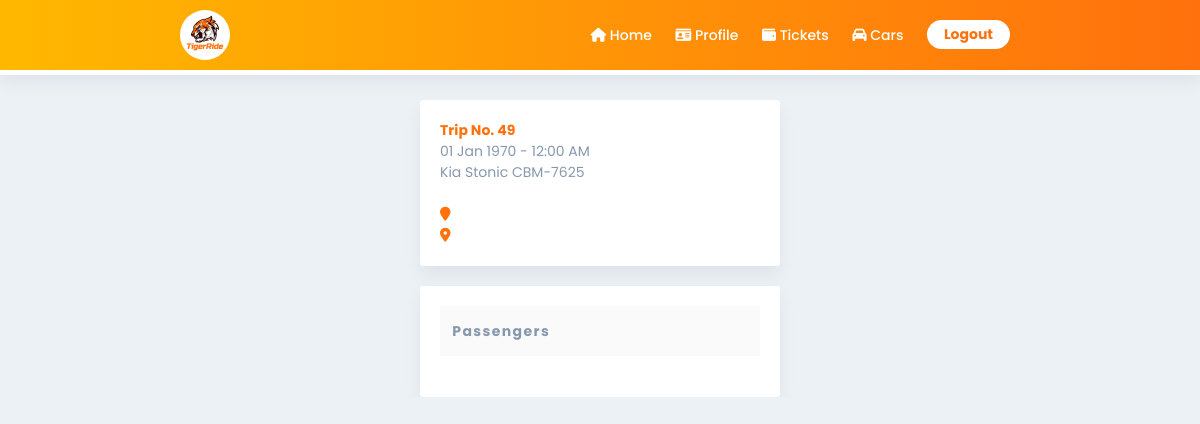
Page /trip-history.php?id=49 (signed in) on the earlier database version.
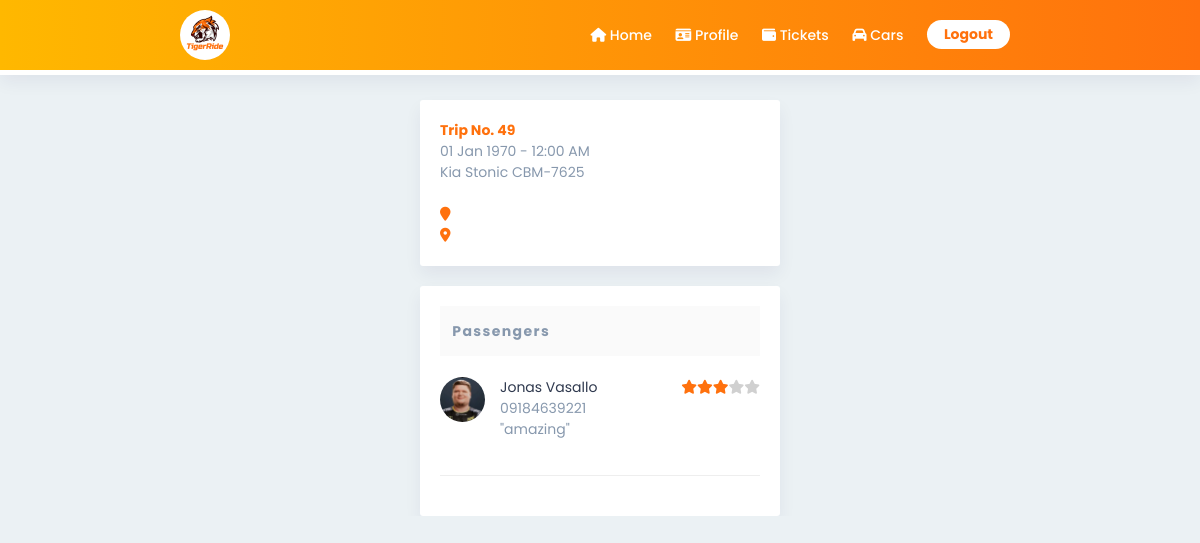
Same page on the later database version.
### tables this page shows
CREATE TABLE `rating` (
  `idRating` int(11) NOT NULL,
  `rating_stars` int(11) DEFAULT NULL,
  `rating_msg` longtext DEFAULT NULL,
  `Users_idUsers` int(11) DEFAULT NULL,
  `Trip_idTrip` int(11) DEFAULT NULL
);

CREATE TABLE `users` (
  `uID` int(11) NOT NULL,
  `fname` varchar(50) DEFAULT NULL,
  `mname` varchar(50) DEFAULT NULL,
  `lname` varchar(50) DEFAULT NULL,
  `uPhone` char(13) DEFAULT NULL,
  `birthday` date NOT NULL,
  `street` varchar(50) NOT NULL,
  `brgy` varchar(50) NOT NULL,
  `city` varchar(50) NOT NULL,
  `prov` varchar(50) NOT NULL,
  `uEmail` varchar(255) DEFAULT NULL,
  `uPswd` varchar(255) DEFAULT NULL,
  `uType` varchar(50) DEFAULT NULL,
  `ticket_bal` int(11) NOT NULL,
  `lic_no` char(13) DEFAULT NULL,
  `applicant` tinyint(4) NOT NULL DEFAULT 0,
  `user_status` varchar(50) NOT NULL,
  `alert` tinyint(1) NOT NULL DEFAULT 0,
  `prof_path` varchar(255) NOT NULL DEFAULT 'default.jpg'
);

### trip-history.php (the view, shortened to what the changed rows need)
<?php
    require 'dbcon.php';
?>
<!DOCTYPE html>
<html lang="en">
<head>
    <link rel="stylesheet" href="utilities.css">
    <link rel="stylesheet" href="flex.css">
    <link rel="stylesheet" href="style.css">
</head>
<body>
    <?php
        include 'header.php';
        $id = $_SESSION['uID'];
        $trip_id = $_GET['id'];
        if($_SESSION['uType'] == "Passenger"){
            $query = "SELECT users.fname, users.lname, users.uPhone, users.prof_path, users.uEmail, users.lic_no, trip.idTrip, trip.departure_date, trip.status, car.car_make, car.model, car.plate_no, trip.start_location, trip.end_location, rates.price AS 'price', rates.seat_position,
            rating.rating_stars AS 'rating' FROM trip JOIN car ON trip.Car_idCar = car.idCar JOIN trip_passengers ON trip.idTrip = trip_passengers.Trip_idTrip JOIN rates ON rates.idRates =
            trip_passengers.Rates_idRates LEFT JOIN rating ON trip.idTrip = rating.Trip_idTrip JOIN users ON trip.Users_idUsers = users.uID WHERE trip_passengers.Users_idUsers = $id AND trip.idTrip=$trip_id;";
            $result = mysqli_query($con, $query);
            $row = mysqli_fetch_assoc($result);
    ?>
    <div class="container" style="min-width: fit-content; max-width: 30%; margin: 0 auto; margin-top: 100px; text-align: left;">
        <?php if(isset($_GET['status'])){
            if($_GET['status'] == 'success'){
                echo "<p style='background-color: #b9ff94; color: green; border-radius: 3px; padding: 0.3em 1.2em; margin-bottom: 20px; text-align: center;'>Thank you for your feedback!</p>";
            } else{
                echo "<p style='background-color: #ff9b94; color: red; border-radius: 3px; padding: 0.3em 1.2em; margin-bottom: 20px; text-align: center;'>An error has occured. Could not submit rating.</p>";
            }
        }
        ?>
        <div class="flex flex-main-spacebetween">
            <div>
                <h3 style='color: #ff710d;'> Trip No. <?php echo $trip_id;?></h3>
                <p><?php echo date("d M Y - g:i A", strtotime($row['departure_date']));?></p>
                <p>Kia Stonic CBM-7625</p>
                <br>
                <p style='color: #ff710d;'><i class='fa-solid fa-location-pin'></i> <?php echo $row['start_location'];?></p>
                <p style='color: #ff710d;'><i class='fa-solid fa-location-dot'></i> <?php echo $row['end_location'];?></p>
            </div>
            <div style="text-align: right;">
                <p><?php echo $row['status'];?></p>
                <p><?php echo $row['seat_position'];?></p>
                <p style="color: #ff710d;">₱<?php echo $row['price'];?></p>
            </div>
        </div>
        <hr>
        <div class="flex flex-main-spacebetween">
            <div>
                <div class="flex flex-cross-start">
                    <div>
                        <img src="./img/<?php echo $row['prof_path'];?>" alt="" style="width: 60px; border-radius: 60px; object-fit: cover; height: 60px;">
                    </div>
                    <div>
                        <h3><?php echo $row['fname']." ".$row['lname'];?></h3>
                        <p><?php echo $row['uPhone'];?></p>
                        <p><?php echo $row['uEmail'];?></p>
                        <p><?php echo $row['lic_no'];?></p>
                    </div>
                </div>
            </div>
            <div style="text-align: right;">
            <?php
                if($row['rating'] === null){
                    echo "<p>Not yet rated</p>";
                } else{
                    $stars_string = "";
                    for($i = 0; $i < 5; $i++){
                        if($i < $row['rating']){
                            $stars_string = $stars_string."<i class='fa-solid fa-star' style='color: #ff710d;'></i>";
                        } else{
                            $stars_string = $stars_string."<i class='fa-solid fa-star' style='color: #d0d0d0;'></i>";
                        }
                    }
                    echo "<p>$stars_string</p>";
                }
            ?>
            </div>
        </div>
    </div>
    <?php
        if($row['rating'] === null){
    ?>
        <div class="container" style="min-width: fit-content; max-width: 30%; margin-top: 20px; margin: 20px auto;">
        <h3 style="color:#ff710d;">Rate your experience with <?php echo $row['fname']." ".$row['lname'];?></h3>
        <form action="trip-history.php" method="POST">
            <input type="hidden" name="trip_id" required value="<?php echo $row['idTrip'];?>">
            <input type="number" name="stars" id="" class="text-box" placeholder="Stars" required min="1" max="5">
            <textarea name="message" id="" cols="30" rows="5" class="text-box" placeholder="Message"></textarea>
            <input type="submit" value="Submit" class="input-btn" name="submit">
        </form>
        </div>
    <?php }?>
    <?php } else{
        ?>
    <div class="container" style="min-width: fit-content; max-width: 30%; margin: 0 auto; margin-top: 20px; text-align: left;">
        <br>
        <div class="flex flex-col">
            <?php
                $query = "SELECT users.fname, users.lname, users.uPhone, users.prof_path, rating.rating_stars, rating.rating_msg FROM trip_passengers JOIN users ON trip_passengers.Users_idUsers = users.uID JOIN rating ON rating.Trip_idTrip = trip_passengers.Trip_idTrip WHERE trip_passengers.Trip_idTrip = $trip_id;";
                $result = mysqli_query($con, $query);
                while($row = mysqli_fetch_assoc($result)){
                    $stars_string = "";
                    if($row['rating_stars'] === null){
                        $stars_string = "Not yet rated";
                    } else{
                        for($i = 0; $i < 5; $i++){
                            if($i < $row['rating_stars']){
                                $stars_string = $stars_string."<i class='fa-solid fa-star' style='color: #ff710d;'></i>";
                            } else{
                                $stars_string = $stars_string."<i class='fa-solid fa-star' style='color: #d0d0d0;'></i>";
                            }
                        }
                    }
                    echo "
                    <div class='flex flex-main-spacebetween'>
                        <div class='flex flex-main-spacebetween'>
                            <img src='./img/".$row['prof_path']."' alt='' style='width: 45px; border-radius: 45px; object-fit: cover; height: 45px;'>
                            <div>
                                <p class='main-text'>".$row['fname']." ".$row['lname']."</p>
                                <p>".$row['uPhone']."</p>
                                <p>\"".$row['rating_msg']."\"</p>
                            </div>
                        </div>
                        <div>
                        <p>$stars_string</p>
                        </div>
                    </div>
                    <hr>
                    ";
                }
            ?>
        </div>
    </div>
    <?php }?>
</body>
</html>

Differences in the rows shown:
added rating: Users_idUsers.prof_path (placeholder picture), Users_idUsers.fname "Jonas", Users_idUsers.lname "Vasallo", Users_idUsers.uPhone "09184639221", rating_msg "amazing"
